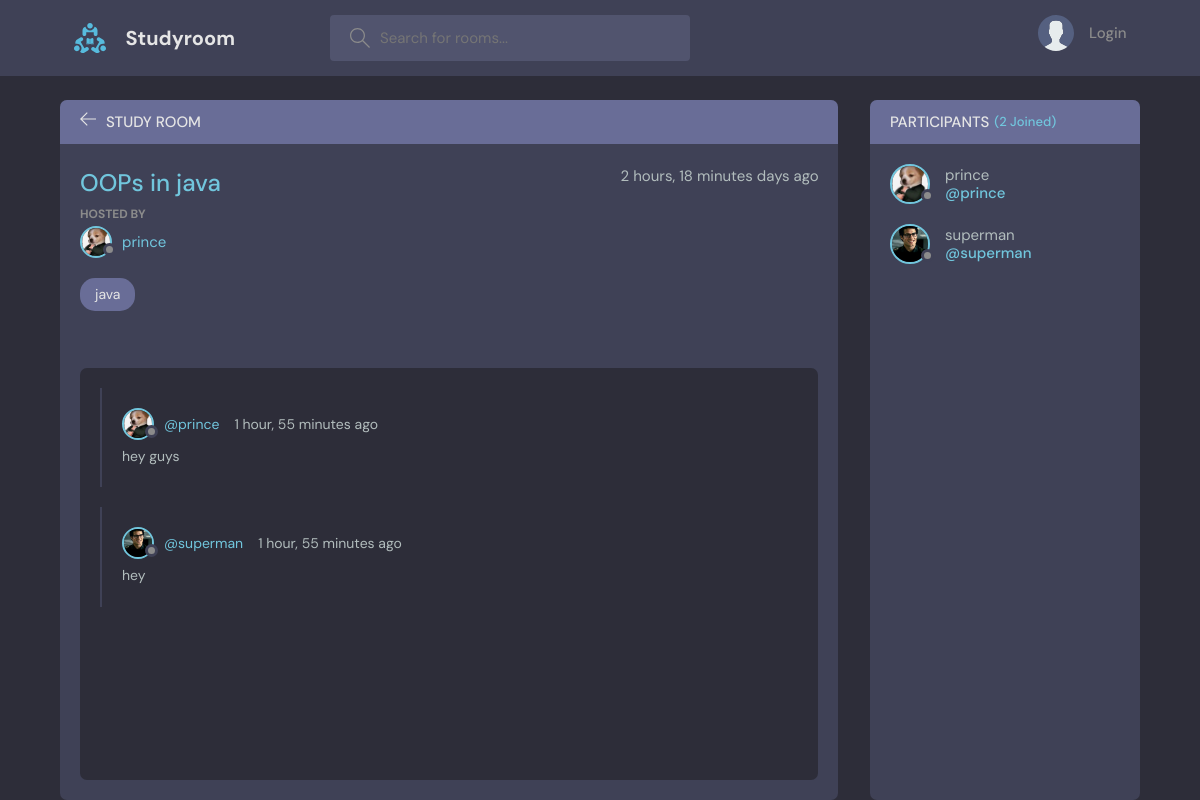
The page /cuck/1/ on the database its author committed.
### base/models.py (models this page shows, shortened)
class Room(models.Model):
    host=models.ForeignKey(User,on_delete=models.SET_NULL,null=True)
    topic=models.ForeignKey(topic,on_delete=models.SET_NULL,null=True)
    name=models.CharField(max_length=150)
    description=models.TextField(null=True,blank=True)
    members=models.ManyToManyField(User,related_name='member',blank=True)
    updated=models.DateTimeField(auto_now=True)
    created=models.DateTimeField(auto_now_add=True)
    class Meta:
        ordering=['-updated','-created']

class User(AbstractUser):
    name=models.CharField(max_length=200,null=True)
    bio=models.TextField(null=True)
    email=models.CharField(unique=True)
    avatar=models.ImageField(null=True,default='avatar.svg')
    followers=models.ManyToManyField('self',related_name='following',symmetrical=False,blank=True)
    USERNAME_FIELD='email'
    REQUIRED_FIELDS=[]

class topic(models.Model):
    name=models.CharField(max_length=150)
    def __str__(self):
        return self.name

class message(models.Model):
    user=models.ForeignKey(User,on_delete=models.CASCADE)
    room=models.ForeignKey(Room,on_delete=models.SET_NULL,null=True)
    body=models.TextField()
    edit=models.BooleanField(default=False)
    updated=models.DateTimeField(auto_now=True)
    created=models.DateTimeField(auto_now_add=True)
    class Meta:
        ordering=['-updated','-created']

### base/views.py (the view, shortened to what this page needs)
# urls.py: path('cuck/<str:pk>/',views.room,name="room"),
def room(request,pk):
    edit=False
    rooom=Room.objects.get(id=pk)
    q=request.GET.get('q','')
    if q == 'join':
        rooom.members.add(request.user)
    Messages=message.objects.filter(room=rooom).order_by('-created')
    message_count=Messages.count()
    members=rooom.members.all()
    context={'room':rooom,
             'messagus':Messages,
             'message_count':message_count,
             'members':members}
    return render(request,'room.html',context)

### template/room.html (shortened to what this page needs)
{% extends 'main.html' %}
{% block content %}
    <main class="profile-page layout layout--2">
      <div class="container">
        <div class="room">
          <div class="room__top">
            <div class="room__topLeft">
              <a href="{% url 'home' %}">
                <svg version="1.1" xmlns="http://www.w3.org/2000/svg" width="32" height="32" viewBox="0 0 32 32">
                  <title>arrow-left</title>
                  <path
                    d="M13.723 2.286l-13.723 13.714 13.719 13.714 1.616-1.611-10.96-10.96h27.625v-2.286h-27.625l10.965-10.965-1.616-1.607z"
                  ></path>
                </svg>
              </a>
              <h3>Study Room</h3>
            </div>
          </div>
          <div class="room__box scroll">
            <div class="room__header scroll">
              <div class="room__info">
                <h3>{{room.name}}</h3>
                <span>{{room.created | timesince}} days ago</span>
              </div>
              <div class="room__hosted">
                <p>Hosted By</p>
                <a href="{% url 'userProfile' room.host.id %}" class="room__author">
                  <div class="avatar avatar--small">
                    <img src="{{room.host.avatar.url}}" />
                  </div>
                  <span>{{room.host.username}}</span>
                </a>
              </div>
              <span class="room__topics">{{room.topic}}</span>
            </div>
            <div class="room__conversation">
              <div class="threads scroll">
                {% for message in messagus %}
                <div class="thread">
                  <div class="thread__top">
                    <div class="thread__author">
                <a href="{% url 'userProfile' message.user.id %}" class="thread__authorInfo">
                        <div class="avatar avatar--small">
                          <img src="{{message.user.avatar.url}}" />
                        </div>
                        <span>@{{message.user.username}}</span>
                      </a>
                      <span class="thread__date">{{message.created | timesince}} ago</span>
                    </div>
                  </div>
                  <div class="thread__details">
                    {{message.body}}
                  </div>
                </div>
                {% endfor %}
              </div>
            </div>
          </div>
        </div>
        <div class="participants">
          <h3 class="participants__top">Participants <span>({{members.count}} Joined)</span></h3>
          <div class="participants__list scroll">
            {% for user in members %}
            <a href="{% url 'userProfile' user.id %}" class="participant">
              <div class="avatar avatar--medium">
                <img src="{{user.avatar.url}}" />
              </div>
              <p>
                {{user.username}}
                <span>@{{user.username}}</span>
              </p>
            </a>
            {% endfor %}
          </div>
        </div>
      </div>
    </main>
{% endblock %}

### rows shown on the page
Room: name "OOPs in java", created "2 hours, 18 minutes", host.avatar (picture), host.username "prince", topic "java"
message: user.avatar (picture), user.username "prince", created "1 hour, 55 minutes", body "hey guys"
message: user.avatar (picture), user.username "superman", created "1 hour, 55 minutes", body "hey"
User: avatar (picture), username "prince"
User: avatar (picture), username "superman"

### other values the page prints
{{ members.count }} "2"
